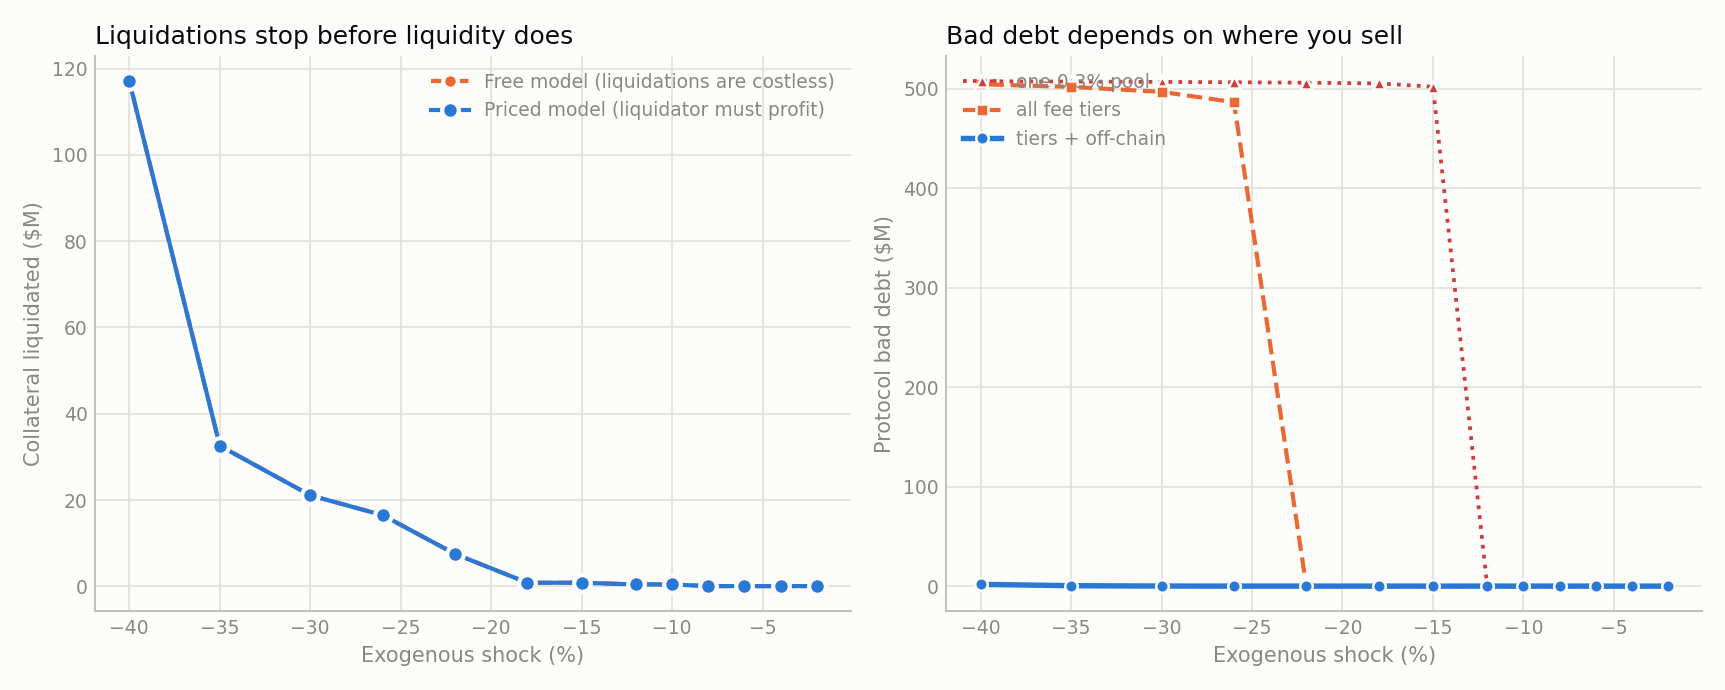

The Python source for this figure:
"""
The liquidation cliff, and the bad debt on the other side of it.

Runs the same shock through the same book twice:

  1. FREE MODEL   -- every underwater position is liquidated instantly and
                    costlessly. This is what the rest of the project assumed,
                    and what most public liquidation-risk tools assume.
  2. PRICED MODEL -- a liquidation happens only if the liquidation bonus
                    covers slippage, gas and the flash-loan fee. Positions
                    nobody will touch stay open, and their shortfall accrues
                    to the protocol as bad debt.

The gap between the two is the point. The free model says a big shock
produces a lot of liquidations; the priced model says that past a certain
shock size liquidations *stop*, because unwinding the collateral costs more
than the bonus pays. Nothing gets liquidated, and the protocol is left
holding the loss instead.

    export GRAPH_API_KEY=...
    python3 bad_debt_sweep.py

Sensitivity note: the cliff location depends on `LiquidatorEconomics` --
gas price above all. Those are assumptions, not measurements, so the script
sweeps gas as well and prints how far the cliff moves.
"""

import copy
import os
import sys

from live_data import fetch_lending_positions_with_coverage, fetch_uniswap_pool, \
    fetch_venue_router, WETH_USDC_POOL, WETH_USDC_POOLS, AAVE_V3_SUBGRAPH_ID, \
    DEFAULT_OFFCHAIN_DEPTH_USD_PER_1PCT, require_data_access
from cascade_sim import run_cascade, summarize
from liquidator import LiquidatorEconomics
import chart_style as cs

SHOCK_SIZES_PCT = [-2, -4, -6, -8, -10, -12, -15, -18, -22, -26, -30, -35, -40]
GAS_SCENARIOS = [("calm", 10.0), ("busy", 60.0), ("crisis", 300.0)]

# Where the liquidated collateral is assumed to be sold. This turns out to
# matter more than anything else in the model: routing an entire protocol's
# liquidations through one 0.3% pool is not conservative, it is wrong, and it
# inflates every impact figure severalfold.
VENUE_SCENARIOS = [
    ("one 0.3% pool", {"0.30%": WETH_USDC_POOLS["0.30%"]}, 0.0),
    ("all fee tiers", WETH_USDC_POOLS, 0.0),
    ("tiers + off-chain", WETH_USDC_POOLS, DEFAULT_OFFCHAIN_DEPTH_USD_PER_1PCT),
]


def run_one(positions_template, venue_template, pct, economics):
    positions = copy.deepcopy(positions_template)
    venue = copy.deepcopy(venue_template)
    logs = run_cascade(positions, {"WETH": venue}, {"WETH": pct / 100},
                       max_rounds=100, verbose=False, economics=economics)
    summary = summarize(logs)
    return summary, venue.collateral_price("WETH")


def sweep(positions, venue, economics, label, quiet=False):
    if not quiet:
        print(f"\n--- {label} ---")
    rows = []
    start_price = venue.collateral_price("WETH")
    for pct in SHOCK_SIZES_PCT:
        s, final_price = run_one(positions, venue, pct, economics)
        rows.append({
            "shock_pct": pct,
            "accounts": s.accounts_liquidated,
            "skipped": s.accounts_skipped_unprofitable,
            "seized_usd": s.collateral_seized_usd,
            "bad_debt_usd": s.bad_debt_usd,
            "realized_pct": (final_price / start_price - 1) * 100,
            "data_exhausted": bool(s.pools_data_exhausted),
        })
        if not quiet:
            print(f"  shock {pct:+3d}%  liquidated {s.accounts_liquidated:4d}  "
                  f"skipped {s.accounts_skipped_unprofitable:4d}  "
                  f"seized ${s.collateral_seized_usd/1e6:7.1f}M  "
                  f"bad debt ${s.bad_debt_usd/1e6:7.2f}M  "
                  f"realized {rows[-1]['realized_pct']:+6.1f}%"
                  + ("   [tick data exhausted]" if s.pools_data_exhausted else ""))
    return rows


def find_turning_point(rows):
    """The shock at which liquidation VOLUME peaks.

    This is the economically interesting point, and it is not where
    liquidations stop outright -- a few always clear. Past this shock size a
    LARGER crash produces LESS liquidation, because the marginal position
    costs more to unwind than the bonus pays. Everything the market would
    otherwise have liquidated past this point turns into bad debt instead.

    Returns (shock_pct, peak_seized_usd), or None if volume never turns over
    within the swept range (in which case the sweep needs to go further)."""
    if not rows:
        return None
    peak = max(rows, key=lambda r: r["seized_usd"])
    deeper = [r for r in rows if r["shock_pct"] < peak["shock_pct"]]
    if not deeper:
        return None            # volume still rising at the edge of the sweep
    return peak["shock_pct"], peak["seized_usd"]


def plot(free_rows, priced_rows, gas_rows, out_path="bad_debt_sweep.png"):
    try:
        import matplotlib
        matplotlib.use("Agg")
        import matplotlib.pyplot as plt
    except ImportError:
        print("\n(matplotlib not installed -- skipping chart; tables above have "
              "everything. `pip install matplotlib` for the PNG.)")
        return

    shocks = [r["shock_pct"] for r in free_rows]
    fig, (ax1, ax2) = plt.subplots(1, 2, figsize=(11.5, 4.6), facecolor=cs.SURFACE)
    for ax in (ax1, ax2):
        cs.style_axes(ax)

    # --- panel 1: the cliff ------------------------------------------------
    ax1.plot(shocks, [r["seized_usd"] / 1e6 for r in free_rows], "--o",
             color=cs.SERIES_2, linewidth=2, markersize=7,
             markeredgecolor=cs.SURFACE, markeredgewidth=2,
             label="Free model (liquidations are costless)")
    ax1.plot(shocks, [r["seized_usd"] / 1e6 for r in priced_rows], "-o",
             color=cs.SERIES_1, linewidth=2, markersize=8,
             markeredgecolor=cs.SURFACE, markeredgewidth=2,
             label="Priced model (liquidator must profit)")

    turn = find_turning_point(priced_rows)
    if turn is not None:
        turn_pct, _ = turn
        ax1.axvspan(min(shocks), turn_pct, color=cs.CRITICAL, alpha=0.06,
                    zorder=0, linewidth=0)
        ax1.annotate(f"past {turn_pct:+d}%, a bigger crash\nliquidates LESS,"
                     f" not more",
                     xy=(0.02, 0.03), xycoords="axes fraction",
                     fontsize=8.5, color=cs.CRITICAL, va="bottom")
    ax1.set_xlabel("Exogenous shock (%)")
    ax1.set_ylabel("Collateral liquidated ($M)")
    cs.title(ax1, "Liquidations stop before liquidity does")
    cs.style_legend(ax1, loc="upper right")

    # --- panel 2: bad debt under three VENUE assumptions --------------------
    # Progressively lighter weights and dash patterns, so three near-identical
    # curves are visibly three curves rather than one thick one.
    styles = [(":", "^", cs.CRITICAL, 1.8), ("--", "s", cs.SERIES_2, 2.0),
              ("-", "o", cs.SERIES_1, 2.6)]
    spreads = []
    for (label, _addrs, _depth), (dash, marker, colour, lw) in zip(
            VENUE_SCENARIOS, styles):
        rows = gas_rows[label]
        series = [r["bad_debt_usd"] / 1e6 for r in rows]
        spreads.append(series)
        ax2.plot(shocks, series, linestyle=dash, marker=marker,
                 color=colour, linewidth=lw, markersize=6,
                 markeredgecolor=cs.SURFACE, markeredgewidth=1.2,
                 label=label)
    ax2.set_xlabel("Exogenous shock (%)")
    ax2.set_ylabel("Protocol bad debt ($M)")
    cs.title(ax2, "Bad debt depends on where you sell")
    cs.style_legend(ax2, loc="upper left")

    # quantify how close the three regimes actually are, and say it on the chart
    peak = max(max(s) for s in spreads) if spreads else 0.0
    if peak > 0:
        worst_gap = max(
            abs(a - b)
            for s1 in spreads for s2 in spreads
            for a, b in zip(s1, s2)
        )
        if worst_gap / peak < 0.15:
            ax2.annotate(
                "the three curves nearly coincide:\n"
                "the venue assumption barely moves bad debt here\n"
                f"(widest gap {worst_gap/peak:.0%} of peak)",
                xy=(0.97, 0.14), xycoords="axes fraction", ha="right",
                va="bottom", fontsize=8, color=cs.MUTED)

    fig.tight_layout()
    fig.savefig(out_path, dpi=150, facecolor=cs.SURFACE)
    print(f"\nChart saved to {out_path}")


def main():
    require_data_access()

    print("Fetching live venues + Aave positions (once; every trial below runs "
          "on an independent copy of this same snapshot)...")
    routers = {}
    for label, addresses, depth in VENUE_SCENARIOS:
        routers[label] = fetch_venue_router(
            "WETH", pool_addresses=addresses,
            offchain_depth_usd_per_1pct=depth, verbose=True)

    realistic = routers[VENUE_SCENARIOS[-1][0]]
    all_positions, coverage = fetch_lending_positions_with_coverage(
        AAVE_V3_SUBGRAPH_ID, "aave", first=500)
    positions = [p for p in all_positions if p.collateral_asset == "WETH"]
    print(f"\n  {len(positions)} WETH-collateralized positions, "
          f"starting price ${realistic.collateral_price('WETH'):,.2f}")
    print(f"  {coverage}")

    free_rows = sweep(positions, realistic, None,
                      "FREE MODEL (liquidations costless, realistic venues)")
    priced_rows = sweep(positions, realistic,
                        LiquidatorEconomics(gas_price_gwei=60.0),
                        "PRICED MODEL (60 gwei, realistic venues)")

    gas_rows = {}
    for label, _addresses, _depth in VENUE_SCENARIOS:
        gas_rows[label] = sweep(positions, routers[label],
                                LiquidatorEconomics(gas_price_gwei=60.0),
                                f"PRICED MODEL (venues: {label})")

    print("\n--- Gas sensitivity (realistic venues) ---")
    for label, gwei in GAS_SCENARIOS:
        rows = sweep(positions, realistic,
                     LiquidatorEconomics(gas_price_gwei=gwei), label, quiet=True)
        worst = max(r["bad_debt_usd"] for r in rows)
        total_liq = max(r["seized_usd"] for r in rows)
        print(f"  {label:8s} ({gwei:5.0f} gwei): peak liquidated "
              f"${total_liq/1e6:7.1f}M, peak bad debt ${worst/1e6:7.2f}M")

    print("\n--- Venue sensitivity (60 gwei) ---")
    for label, _a, _d in VENUE_SCENARIOS:
        rows = gas_rows[label]
        deepest = min(rows, key=lambda r: r["shock_pct"])
        print(f"  {label:18s}: at {deepest['shock_pct']:+d}% the modelled move is "
              f"{deepest['realized_pct']:+7.2f}%, "
              f"${deepest['seized_usd']/1e6:7.1f}M liquidated, "
              f"${deepest['bad_debt_usd']/1e6:7.2f}M bad debt")
    one_pool = min(gas_rows[VENUE_SCENARIOS[0][0]], key=lambda r: r["shock_pct"])
    realistic_row = min(gas_rows[VENUE_SCENARIOS[-1][0]], key=lambda r: r["shock_pct"])
    if realistic_row["realized_pct"] < 0:
        ratio = one_pool["realized_pct"] / realistic_row["realized_pct"]
        print(f"  -> modelling only the 0.3% pool overstates the deepest move "
              f"by {ratio:.1f}x")

    print("\n=== Headline ===")
    turn = find_turning_point(priced_rows)
    worst_free = max(r["seized_usd"] for r in free_rows)
    worst_priced = max(r["seized_usd"] for r in priced_rows)
    worst_debt = max(r["bad_debt_usd"] for r in priced_rows)
    print(f"  Free model, worst case:   ${worst_free/1e6:,.1f}M liquidated, "
          f"$0 bad debt (it cannot produce any)")
    print(f"  Priced model, worst case: ${worst_priced/1e6:,.1f}M liquidated, "
          f"${worst_debt/1e6:,.2f}M bad debt")
    if turn is not None:
        turn_pct, peak = turn
        deepest = min(priced_rows, key=lambda r: r["shock_pct"])
        print(f"  Liquidation volume PEAKS at {turn_pct:+d}% "
              f"(${peak/1e6:,.1f}M). Past that, a larger crash liquidates "
              f"LESS: at {deepest['shock_pct']:+d}% only "
              f"${deepest['seized_usd']/1e6:,.1f}M clears, with "
              f"{deepest['skipped']} accounts left untouched and "
              f"${deepest['bad_debt_usd']/1e6:,.2f}M of bad debt.")
        print(f"  That turnover is the headline result: the binding constraint "
              f"on a cascade is liquidator profitability, not pool liquidity.")
    else:
        print("  Liquidation volume had not turned over by the deepest shock "
              "swept -- extend SHOCK_SIZES_PCT to find the peak.")
    print(f"\n  All figures are scoped to the sample above "
          f"({coverage.coverage_pct:.1f}% of Aave borrows) -- multiply with care.")
    print("  Gas prices, gas units and the flash-loan fee are assumptions, not "
          "measurements. The three-regime panel is the sensitivity check.")

    plot(free_rows, priced_rows, gas_rows)


if __name__ == "__main__":
    main()
